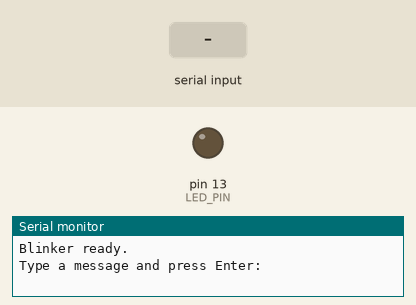
Recording of a sketch running on a simulated Arduino Uno, built with avr-gcc and run on an emulated ATmega328P. Parts: output pins drawn as LEDs (lit = HIGH), the last lines printed to the serial monitor. The test bench sets the inputs (shaded band).

Above: at 1.2 s.
1.3 s: "90 45\n" received over Serial
At 1.7 s:
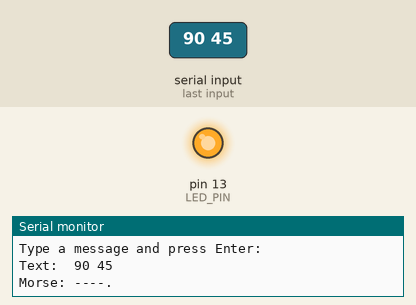
Timing chart, 0 to 10.3 s (numbered marks = the images above; inputs shaded):
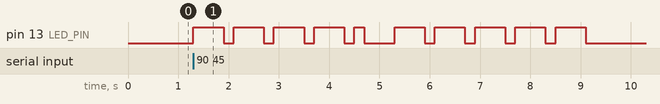

Measured:
- after the input at 1.3 s, pin 13 (LED_PIN): goes 4 × (HIGH 0.60 s, LOW 0.20 s), HIGH 0.20 s, LOW 0.60 s, 4 × (HIGH 0.60 s, LOW 0.20 s), HIGH 0.60 s, then LOW, starting at once

The sketch:

mcode.ino
```cpp
/*
  Standard Morse timing (all relative to one UNIT):
    dot            = 1 unit on
    dash           = 3 units on
    gap in letter  = 1 unit off
    gap in letters = 3 units off
    gap in words   = 7 units off
*/

const int LED_PIN = LED_BUILTIN;
const unsigned int UNIT = 200;   // ms per unit; lower = faster (e.g. 100)

// A–Z
const char* LETTERS[] = {
  ".-",   "-...", "-.-.", "-..",  ".",    "..-.", "--.",  "....", "..",
  ".---", "-.-",  ".-..", "--",   "-.",   "---",  ".--.", "--.-", ".-.",
  "...",  "-",    "..-",  "...-", ".--",  "-..-", "-.--", "--.."
};

// 0–9
const char* DIGITS[] = {
  "-----", ".----", "..---", "...--", "....-",
  ".....", "-....", "--...", "---..", "----."
};

// Returns the Morse string for a character, or nullptr if unsupported
const char* toMorse(char c) {
  c = toupper(c);
  if (c >= 'A' && c <= 'Z') return LETTERS[c - 'A'];
  if (c >= '0' && c <= '9') return DIGITS[c - '0'];
  return nullptr;
}

// Blink one character's dots and dashes
void playCode(const char* code) {
  for (int i = 0; code[i] != '\0'; i++) {
    digitalWrite(LED_PIN, HIGH);

    if (code[i] == '.') {
      delay(UNIT);
    } else {
      delay(UNIT * 3);
    }

    digitalWrite(LED_PIN, LOW);
    if (code[i + 1] != '\0'){
      delay(UNIT);   // gap between symbols
    }
  }
}

// Blink a whole message
void playMessage(const String& msg) {
  for (unsigned int i = 0; i < msg.length(); i++) {
    char c = msg[i];

    if (c == ' ') {
      Serial.print("/ ");
      delay(UNIT * 4);   // 3 units already waited after last letter -> 7 total
      continue;
    }

    const char* code = toMorse(c);
    if (code == nullptr) {
      Serial.print("?");   // unsupported character, skipped
      continue;
    }

    Serial.print(code);
    Serial.print(' ');
    playCode(code);
    delay(UNIT * 3);         // gap between letters
  }
}

void setup() {
  pinMode(LED_PIN, OUTPUT);
  digitalWrite(LED_PIN, LOW);
  Serial.begin(115200);
  while (!Serial) {
    delay(100);
  }
  Serial.println("Blinker ready.");
  Serial.println("Type a message and press Enter:");
}

void loop() {
  if (Serial.available() > 0) {
    String input = Serial.readStringUntil('\n');
    input.trim();
    if (input.length() == 0) {
      return;
    }

    Serial.print("Text:  ");
    Serial.println(input);
    Serial.print("Morse: ");
    playMessage(input);
    Serial.println();
    Serial.println("Type a message and press Enter:");
  }
}
```
